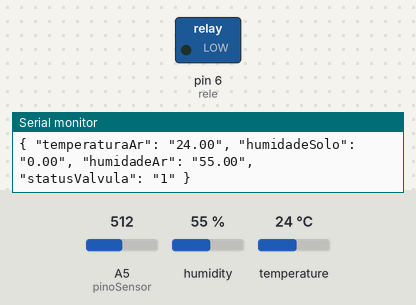
Recording of a sketch running on a simulated Arduino Uno, built with avr-gcc and run on an emulated ATmega328P. Shown: switched loads named in the sketch (green lamp = pin HIGH), the last lines printed to the serial monitor. Inputs (shaded band) come from the test bench; at power-on: A5 (pinoSensor) = 512, humidity 55 %, temperature 24 °C.

Above: at 2.2 s.
2.3 s: A5 (pinoSensor) set to 367
4.2 s: A5 (pinoSensor) set to 343
At 5.9 s:
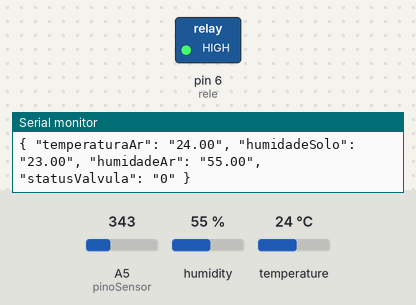
6.5 s: A5 (pinoSensor) set to 511
At 7.8 s:
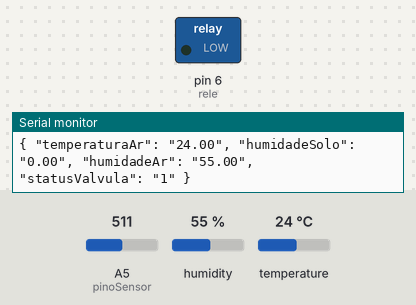
8.5 s: A5 (pinoSensor) set to 306
At 9.9 s:
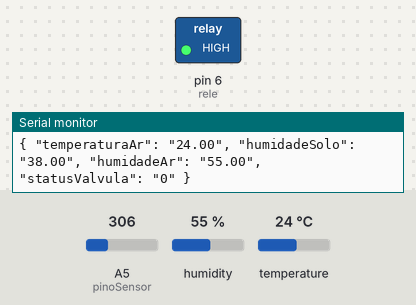
Timing chart, 0 to 11.5 s (numbered marks = the images above; inputs shaded):
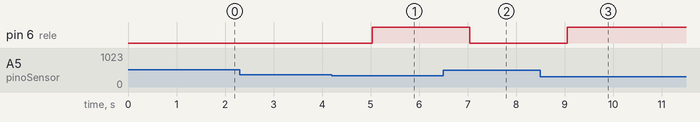

Measured:
- the behaviour switches between 353 and 352 on A5 (pinoSensor) (found by bisection; images 0 and 1)
- after the input at 4.2 s, pin 6 (rele): LOW → HIGH after 0.83 s
- after the input at 6.5 s, pin 6 (rele): HIGH → LOW after 0.54 s
- after the input at 8.5 s, pin 6 (rele): LOW → HIGH after 0.56 s

The sketch:

WaterBot.ino
```cpp
//INCLUSAO DA BIBLIOTECA DO SENSOR DE TEMPERATURA E UMIDADE DO AR
#include <dht.h>

#define pinSensorAr 7  // porta analogica sensor do ar

#define intervalo 1000 // DEFINICAO EM MILISEGUNDOS O INTERVALO DA LEITURA

#define rele 6  // definicao do pino do rele

int umidadeMin = 20;
int umidadeMax = 70;

//variavel e instancia do objeto
unsigned long delayIntervalo;
dht sensorDHT;

const int pinoSensor = A5; //PINO UTILIZADO PELO SENSOR
int valorLido; //VARIÁVEL QUE ARMAZENA O PERCENTUAL DE UMIDADE DO SOLO

int analogSoloSeco = 400; //VALOR MEDIDO COM O SOLO SECO
int analogSoloMolhado = 150; //VALOR MEDIDO COM O SOLO MOLHADO
int percSoloSeco = 0; //MENOR PERCENTUAL DO SOLO SECO
int percSoloMolhado = 100; //MAIOR PERCENTUAL DO SOLO MOLHADO
boolean statusValvula = false;

void setup(){
 Serial.begin(9600); //INICIALIZA A SERIAL
 //Serial.println("Fazendo leituras..."); //IMPRIME O TEXTO NO MONITOR SERIAL
 delay(1000); //INTERVALO DE 1 SEGUNDOS
 pinMode(rele, OUTPUT); // declara o pino como saida
 digitalWrite(rele, HIGH);   // define como baixo o status inicial


}

String createJsonData(float temperaturaAr, float humidadeAr,float humidadeSolo,boolean statusValvula){
  String temperatura_ar = String(temperaturaAr,2);
  String humidade_ar = String(humidadeAr,2);
  String humidade_solo = String(humidadeSolo,2);
 return "{ \"temperaturaAr\": \""+temperatura_ar+"\", \"humidadeSolo\": \""+humidade_solo+"\", \"humidadeAr\": \""+humidade_ar+"\", \"statusValvula\": \""+statusValvula+"\" }";

}


void loop(){


  //inicia a leitura do sensor do ar
 if((millis() - delayIntervalo) > intervalo){
  int chk = sensorDHT.read22(pinSensorAr);


  //exibe os dados lidos do sensor de ar
  /* Serial.print("Umidade do ar: ");
   Serial.print(sensorDHT.humidity, 1);
   Serial.println("%");
   Serial.print("Temperratura do ar: ");
   Serial.print(sensorDHT.temperature,1);
   Serial.println("ºC");*/


   delayIntervalo = millis();
   valorLido = constrain(analogRead(pinoSensor),analogSoloMolhado,analogSoloSeco); //MANTÉM valorLido DENTRO DO INTERVALO (ENTRE analogSoloMolhado E analogSoloSeco)
   valorLido = map(valorLido,analogSoloMolhado,analogSoloSeco,percSoloMolhado,percSoloSeco); //EXECUTA A FUNÇÃO "map" DE ACORDO COM OS PARÂMETROS PASSADOS
  /* Serial.print("Umidade do solo: "); //IMPRIME O TEXTO NO MONITOR SERIAL
   Serial.print(valorLido); //IMPRIME NO MONITOR SERIAL O PERCENTUAL DE UMIDADE DO SOLO
   Serial.println("%"); //IMPRIME O CARACTERE NO MONITOR SERIAL*/


   if(valorLido < umidadeMin ){  // imprime se a valvula ta aberta
   // Serial.println("Valvula aberta");
    digitalWrite(rele, LOW);
    statusValvula = true;
   }

   else if(valorLido >= umidadeMin && valorLido <= umidadeMax) { // impreme se a valvula ta fechada
   // Serial.println("Valvula fechada");
    digitalWrite(rele, HIGH);
    statusValvula = false;
   }

   else (digitalWrite(rele, HIGH),(statusValvula = false));  // caso a umidade esteja fora dos valores definidos ele deixa a valvula desligada

   //Serial.println("-------------------");

   Serial.println(createJsonData(sensorDHT.temperature,sensorDHT.humidity,valorLido,statusValvula));

 }


}
```
